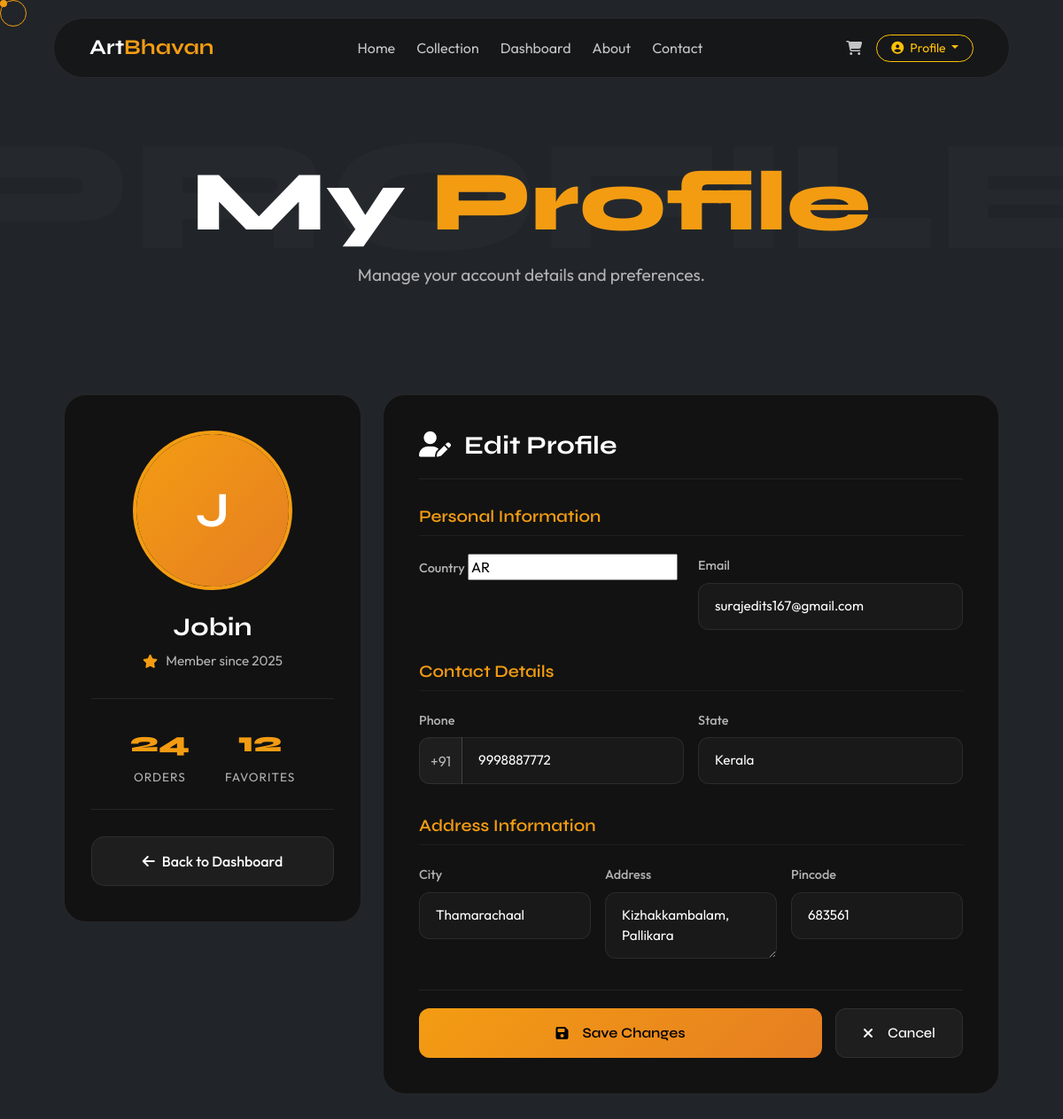
The app's page /userdashboard/myprofile/ (signed in) with its own data.
### paintings/models.py (models this page shows, shortened)
class UserSignup(models.Model):
    phoneorusername = models.CharField(max_length=100)
    email = models.EmailField(max_length=254, blank=True, null=True)
    password = models.CharField(max_length=128)

class UserProfile(models.Model):
    user = models.OneToOneField(UserSignup, on_delete=models.CASCADE)
    email = models.EmailField( max_length=254, blank=True, null=True)
    phoneorusername = models.CharField(max_length=100)
    profile_picture = models.ImageField(upload_to='profile_pics/', blank=True, null=True)
    phone = models.CharField(max_length=15, blank=True, null=True)
    country = CountryField(blank_label='(Select country)', blank=True, null=True)
    address = models.CharField(max_length=255, blank=True, null=True)
    city = models.CharField(max_length=100, blank=True, null=True)
    state = models.CharField(max_length=100, blank=True, null=True)
    pincode = models.CharField(max_length=10, blank=True, null=True)
    created_at = models.DateTimeField(auto_now_add=True, null=True)

### paintings/views.py (the view)
# urls.py: path('userdashboard/myprofile/', views.myprofile, name='myprofile'),
def myprofile(request):
    user_id = request.session.get('user_id')
    if not user_id:
        return redirect('login')
    try:
        user = UserSignup.objects.get(id=user_id)
    except UserSignup.DoesNotExist:
        return redirect('login')
    profile, created = UserProfile.objects.get_or_create(user=user)
    if request.method == 'POST':
        form = UserProfileForm(request.POST, request.FILES, instance=profile)
        if form.is_valid():
            form.save()
            messages.success(request, "Profile updated successfully.")
            return redirect('myprofile')
        else:
            print("Form Errors:", form.errors)  # Debugging
    else:
        form = UserProfileForm(instance=profile)
    created_at = profile.created_at
    username = user.phoneorusername
    profile_initial = username[0].upper() if username else '?'
    profile_picture_url = profile.profile_picture.url if profile.profile_picture else None
    context = {
        'form': form,
        'user_name': username,
        'member_since': created_at,
        'profile_initial': profile_initial,
        'profile_picture': profile_picture_url,
    }
    return render(request, 'myprofile.html', context)

### paintings/forms.py
class UserProfileForm(forms.ModelForm):
    class Meta:
        model = UserProfile
        fields = [ 'profile_picture','email','phone', 'country', 'address', 'city', 'state', 'pincode']
        widgets = {
            'email': forms.EmailInput(attrs={'class': 'form-control'}),
            'phone': forms.TextInput(attrs={'class': 'form-control'}),
            'country': CountrySelectWidget(attrs={'class': 'form-select'}),
            'address': forms.Textarea(attrs={'class': 'form-control', 'rows': 2}),
            'city': forms.TextInput(attrs={'class': 'form-control'}),
            'state': forms.TextInput(attrs={'class': 'form-control'}),
            'pincode': forms.TextInput(attrs={'class': 'form-control'}),
        }

### paintings/templates/myprofile.html (shortened to what this page needs)
{% load static %}
<!DOCTYPE html>
<html lang="en">
<head>
    <link href="https://cdn.jsdelivr.net/npm/bootstrap@5.3.0/dist/css/bootstrap.min.css" rel="stylesheet">
    <link rel="stylesheet" href="https://cdnjs.cloudflare.com/ajax/libs/font-awesome/6.4.2/css/all.min.css">
    <link rel="stylesheet" href="{% static 'css/modern_collection.css' %}">
</head>
<body class="bg-dark">
    <div class="custom-cursor"></div>
    <div class="custom-cursor-follower"></div>
    <nav class="glass-nav">
        <div class="nav-container">
            <a href="/" class="brand-logo">Art<span>Bhavan</span></a>
            <div class="nav-links d-none d-md-flex gap-4">
                <a href="{% url 'arthome' %}" class="text-decoration-none text-white opacity-75 hover-opacity-100">Home</a>
                <a href="{% url 'collection' %}" class="text-decoration-none text-white opacity-75 hover-opacity-100">Collection</a>
                <a href="{% url 'userdashboard' %}" class="text-decoration-none text-white opacity-75 hover-opacity-100">Dashboard</a>
                <a href="{% url 'about' %}" class="text-decoration-none text-white opacity-75 hover-opacity-100">About</a>
                <a href="{% url 'contact' %}" class="text-decoration-none text-white opacity-75 hover-opacity-100">Contact</a>
            </div>
            <div class="nav-actions d-flex gap-3 align-items-center">
                <a href="{% url 'cart' %}" class="text-white opacity-75 hover-opacity-100"><i class="fas fa-shopping-cart"></i></a>
                <div class="dropdown">
                    <button class="btn btn-sm btn-outline-warning rounded-pill px-3 dropdown-toggle" data-bs-toggle="dropdown">
                        <i class="fas fa-user-circle me-1"></i> Profile
                    </button>
                </div>
            </div>
        </div>
    </nav>
    <header class="collection-hero">
        <div class="hero-bg-text">PROFILE</div>
        <div class="hero-content">
            <h1 class="collection-title">My <span>Profile</span></h1>
            <p class="collection-subtitle">Manage your account details and preferences.</p>
        </div>
    </header>
    <main class="profile-container">
        <div class="container">
            <div class="row g-4">
                <div class="col-lg-4">
                    <div class="profile-card">
                        <div class="profile-avatar">
                            {% if form.profile_picture.value %}
                                <img src="{{ form.profile_picture.value.url }}" alt="Profile Picture">
                            {% else %}
                                <div class="avatar-placeholder">{{ profile_initial }}</div>
                            {% endif %}
                        </div>
                        <div class="profile-info">
                            <h3 class="profile-name">{{ user_name }}</h3>
                            <p class="profile-member">
                                <i class="fas fa-star me-1"></i>
                                Member since {{ member_since|date:"Y" }}
                            </p>
                        </div>
                        <div class="profile-stats">
                            <div class="stat">
                                <span class="stat-value">24</span>
                                <span class="stat-label">Orders</span>
                            </div>
                            <div class="stat">
                                <span class="stat-value">12</span>
                                <span class="stat-label">Favorites</span>
                            </div>
                        </div>
                        <a href="{% url 'userdashboard' %}" class="btn-back-dashboard">
                            <i class="fas fa-arrow-left me-2"></i>
                            Back to Dashboard
                        </a>
                    </div>
                </div>
                <div class="col-lg-8">
                    <div class="profile-form-card">
                        <div class="form-header">
                            <h2 class="form-title">
                                <i class="fas fa-user-edit me-2"></i>
                                Edit Profile
                            </h2>
                        </div>
                        <form method="POST" enctype="multipart/form-data">
                            <div class="form-section">
                                <h4 class="section-heading">Personal Information</h4>
                                <div class="row g-3">
                                    <div class="col-md-6">
                                        <label class="form-label">Country</label>
                                        {{ form.country }}
                                    </div>
                                    <div class="col-md-6">
                                        <label class="form-label">Email</label>
                                        {{ form.email }}
                                    </div>
                                </div>
                            </div>
                            <div class="form-section">
                                <h4 class="section-heading">Contact Details</h4>
                                <div class="row g-3">
                                    <div class="col-md-6">
                                        <label class="form-label">Phone</label>
                                        <div class="input-group">
                                            <span class="input-group-text">+91</span>
                                            {{ form.phone }}
                                        </div>
                                    </div>
                                    <div class="col-md-6">
                                        <label class="form-label">State</label>
                                        {{ form.state }}
                                    </div>
                                </div>
                            </div>
                            <div class="form-section">
                                <h4 class="section-heading">Address Information</h4>
                                <div class="row g-3">
                                    <div class="col-md-4">
                                        <label class="form-label">City</label>
                                        {{ form.city }}
                                    </div>
                                    <div class="col-md-4">
                                        <label class="form-label">Address</label>
                                        {{ form.address }}
                                    </div>
                                    <div class="col-md-4">
                                        <label class="form-label">Pincode</label>
                                        {{ form.pincode }}
                                    </div>
                                </div>
                            </div>
                            <div class="form-actions">
                                <button type="submit" class="btn-save">
                                    <i class="fas fa-save me-2"></i>
                                    Save Changes
                                </button>
                                <a href="{% url 'userdashboard' %}" class="btn-cancel">
                                    <i class="fas fa-times me-2"></i>
                                    Cancel
                                </a>
                            </div>
                        </form>
                    </div>
                </div>
            </div>
        </div>
    </main>
</body>
</html>

### paintings/static/css/modern_collection.css (style rules this page uses)
:root { --bg-dark: #070707; --bg-card: #121212; --accent: #f39c12; --accent-glow: rgba(243, 156, 18, 0.3); --text-primary: #ffffff; --text-secondary: #b3b3b3; --glass-bg: rgba(15, 15, 15, 0.6); --glass-border: rgba(255, 255, 255, 0.08); --transition-smooth: all 0.5s cubic-bezier(0.25, 1, 0.5, 1); }
body { background-color: var(--bg-dark); color: var(--text-primary); font-family: 'Outfit', sans-serif; overflow-x: hidden; cursor: none; }
.custom-cursor { position: fixed; width: 8px; height: 8px; background: var(--accent); border-radius: 50%; pointer-events: none; z-index: 10000; }
.custom-cursor-follower { position: fixed; width: 30px; height: 30px; border: 1px solid var(--accent); border-radius: 50%; pointer-events: none; z-index: 9999; }
.glass-nav { position: fixed; top: 20px; left: 50%; transform: translateX(-50%); width: 90%; max-width: 1200px; background: var(--glass-bg); backdrop-filter: blur(15px); -webkit-backdrop-filter: blur(15px); border: 1px solid var(--glass-border); border-radius: 100px; padding: 15px 40px; z-index: 1000; }
.nav-container { display: flex; justify-content: space-between; align-items: center; }
.brand-logo { font-size: 1.5rem; color: white; text-decoration: none; font-family: 'Syne', sans-serif; font-weight: 700; }
.brand-logo span { color: var(--accent); }
.collection-hero { padding: 180px 5% 80px; text-align: center; position: relative; overflow: hidden; }
.hero-bg-text { position: absolute; top: 50%; left: 50%; transform: translate(-50%, -50%); font-family: 'Syne', sans-serif; font-size: 15vw; font-weight: 900; color: rgba(255, 255, 255, 0.02); white-space: nowrap; z-index: 0; pointer-events: none; }
.hero-content { position: relative; z-index: 1; }
.collection-title { font-family: 'Syne', sans-serif; font-size: clamp(3rem, 8vw, 6rem); font-weight: 800; margin-bottom: 20px; line-height: 1; }
.collection-title span { color: var(--accent); }
.collection-subtitle { color: var(--text-secondary); font-size: 1.2rem; max-width: 600px; margin: 0 auto 40px; }

### records on screen
UserSignup: phoneorusername "Jobin"
UserProfile: created_at "2025", country "AR", email "surajedits167@gmail.com", phone "9998887772", state "Kerala", city "Thamarachaal", address "Kizhakkambalam, Pallikara", pincode "683561"

### other values on screen
{{ profile_initial }} "J"
